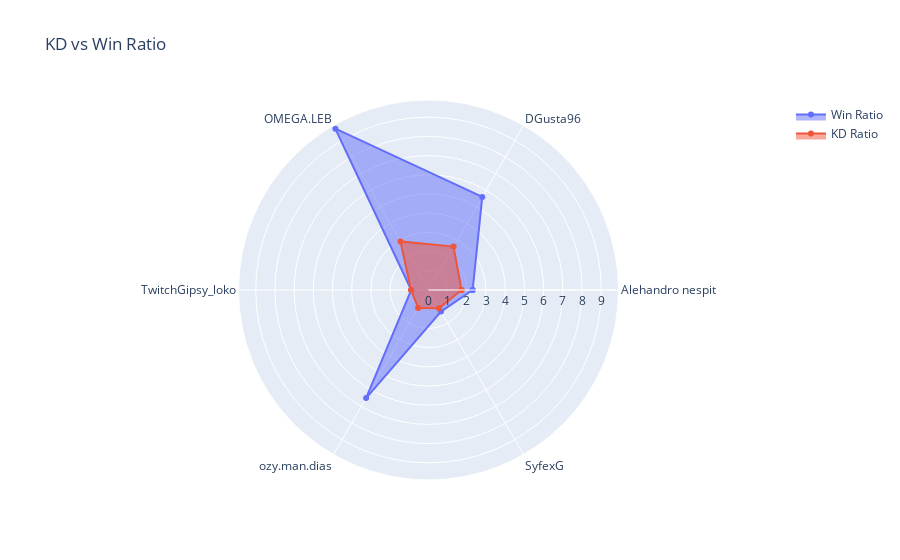

The cell this chart's notebook holds for it:
### Code cell
# Visualizing the skills among users utilizing a spider/radar plot.
r = list(top5_similar_users["Solo kd"])
r.append(r[0])

r2 = list(top5_similar_users["Solo winRatio"])
r2.append(r2[0])

fig = go.Figure()

fig.add_trace(go.Scatterpolar(
  r=r2,
  theta=thetha,
  fill='toself',
  name="Win Ratio"
))

fig.add_trace(go.Scatterpolar(
  r=r,
  theta=thetha,
  fill='toself',
  name="KD Ratio"
))

fig.update_layout(
  polar=dict(
    radialaxis=dict(
      visible=True
    ),
  ),
  showlegend=True, title="KD vs Win Ratio"
)

fig.show()

### Figure 1 — Plotly figure (JSON) as saved in the notebook; plotly's stock layout.template omitted (floating-point values rounded to 4 significant figures)
{"data": [{"fill": "toself", "name": "Win Ratio", "r": [2.3, 5.6, 9.7, 0.9, 6.5, 1.3, 2.3], "theta": ["Alehandro nespit", "DGusta96", "OMEGA.LEB", "TwitchGipsy_loko", "ozy.man.dias", "SyfexG", "Alehandro nespit"], "type": "scatterpolar"}, {"fill": "toself", "name": "KD Ratio", "r": [1.72, 2.61, 2.92, 0.91, 1.08, 1.09, 1.72], "theta": ["Alehandro nespit", "DGusta96", "OMEGA.LEB", "TwitchGipsy_loko", "ozy.man.dias", "SyfexG", "Alehandro nespit"], "type": "scatterpolar"}], "layout": {"polar": {"radialaxis": {"visible": true}}, "showlegend": true, "title": {"text": "KD vs Win Ratio"}}}
